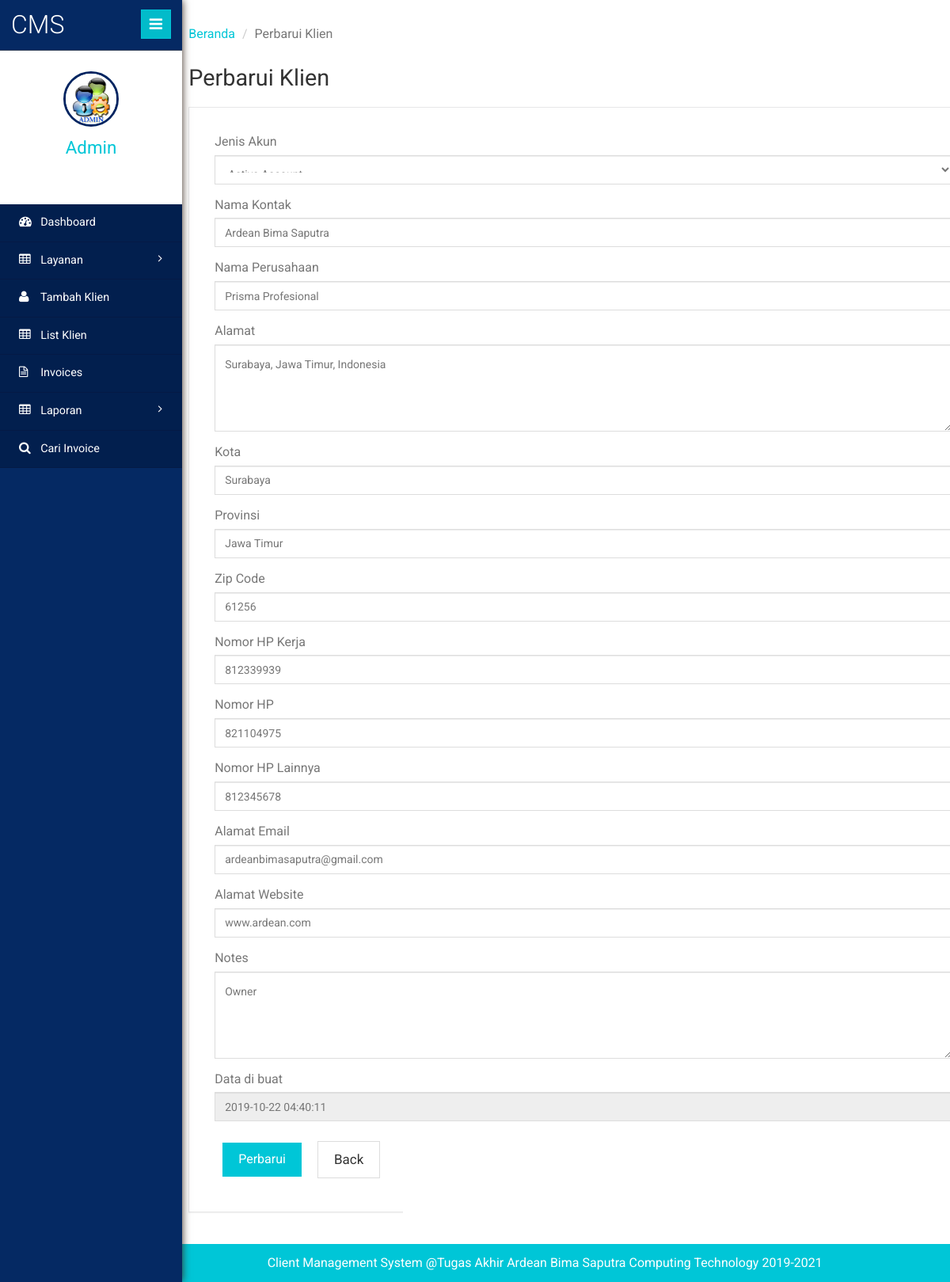
/admin/edit-client-details.php?editid=1 (signed in), run on the app's committed database.
### tables this page shows
CREATE TABLE `tblclient` (
  `ID` int(10) NOT NULL,
  `AccountID` int(10) DEFAULT NULL,
  `AccountType` varchar(50) DEFAULT NULL,
  `ContactName` varchar(120) DEFAULT NULL,
  `CompanyName` varchar(120) DEFAULT NULL,
  `Address` varchar(200) DEFAULT NULL,
  `City` varchar(120) DEFAULT NULL,
  `State` varchar(120) DEFAULT NULL,
  `ZipCode` int(10) DEFAULT NULL,
  `Workphnumber` bigint(12) DEFAULT NULL,
  `Cellphnumber` bigint(12) DEFAULT NULL,
  `Otherphnumber` bigint(12) DEFAULT NULL,
  `Email` varchar(200) DEFAULT NULL,
  `WebsiteAddress` varchar(200) DEFAULT NULL,
  `Notes` mediumtext DEFAULT NULL,
  `Password` varchar(200) NOT NULL,
  `CreationDate` timestamp NULL DEFAULT current_timestamp()
);

### admin/edit-client-details.php (the view, shortened to what this page needs)
<?php
include('includes/dbconnection.php');
if (strlen($_SESSION['clientmsaid']==0)) {
  header('location:logout.php');
  } else{
  ?>
<!DOCTYPE HTML>
<html>
<head>
	<link href="css/bootstrap.min.css" rel='stylesheet' type='text/css' />
	<link href="css/style.css" rel='stylesheet' type='text/css' />
	<link href="css/font-awesome.css" rel="stylesheet">
	<link rel="stylesheet" href="css/icon-font.min.css" type='text/css' />
</head>
<body>
<div class="page-container">
<div class="left-content">
<div class="inner-content">
<div class="outter-wp">
<div class="sub-heard-part">
<ol class="breadcrumb m-b-0">
<li><a href="dashboard.php">Beranda</a></li>
<li class="active">Perbarui Klien</li>
</ol>
</div>
<div class="forms-main">
<h2 class="inner-tittle">Perbarui Klien </h2>
<div class="graph-form">
<div class="form-body">
<form method="post">
	<?php
$eid=$_GET['editid'];
$sql="SELECT * from tblclient where ID=:eid";
$query = $dbh -> prepare($sql);
$query->bindParam(':eid',$eid,PDO::PARAM_STR);
$query->execute();
$results=$query->fetchAll(PDO::FETCH_OBJ);
$cnt=1;
if($query->rowCount() > 0)
{
foreach($results as $row)
{               ?>
	<div class="form-group"> <label for="exampleInputEmail1">Jenis Akun</label> <select type="text" name="accounttype" class="form-control" required='true'>
		<option value="<?php echo htmlentities($row->AccountType);?>"><?php echo htmlentities($row->AccountType);?></option>
	</select> </div>
	<div class="form-group"> <label for="exampleInputEmail1">Nama Kontak</label> <input type="text" name="cname" value="<?php  echo $row->ContactName;?>" class="form-control" required='true'> </div>
	<div class="form-group"> <label for="exampleInputEmail1">Nama Perusahaan</label> <input type="text" name="comname" value="<?php  echo $row->CompanyName;?>" class="form-control" required='true'> </div>
	<div class="form-group"> <label for="exampleInputEmail1">Alamat</label> <textarea type="text" name="address"  class="form-control" required='true' rows="4" cols="3"><?php  echo $row->Address;?></textarea> </div>
	<div class="form-group"> <label for="exampleInputEmail1">Kota</label> <input type="text" name="city" value="<?php  echo $row->City;?>" class="form-control" required='true'> </div>
	<div class="form-group"> <label for="exampleInputEmail1">Provinsi</label> <input type="text" name="state" value="<?php  echo $row->State;?>" class="form-control" required='true'> </div>
	<div class="form-group"> <label for="exampleInputEmail1">Zip Code</label> <input type="text" name="zcode" value="<?php  echo $row->ZipCode;?>" class="form-control" required='true'> </div>
	<div class="form-group"> <label for="exampleInputEmail1">Nomor HP Kerja</label><input type="text" name="wphnumber" value="<?php  echo $row->Workphnumber;?>" class="form-control" maxlength='10' required='true' pattern="[0-9]+"> </div>
	<div class="form-group"> <label for="exampleInputEmail1">Nomor HP</label><input type="text" name="cellphnumber" value="<?php  echo $row->Cellphnumber;?>" class="form-control" maxlength='10' pattern="[0-9]+"> </div>
	<div class="form-group"> <label for="exampleInputEmail1">Nomor HP Lainnya</label><input type="text" name="ophnumber" value="<?php  echo $row->Otherphnumber;?>" class="form-control" maxlength='10' pattern="[0-9]+"> </div>
	<div class="form-group"> <label for="exampleInputEmail1">Alamat Email</label> <input type="email" name="email" value="<?php  echo $row->Email;?>" class="form-control" required='true'> </div>
	<div class="form-group"> <label for="exampleInputPassword1">Alamat Website</label> <input type="text" name="websiteadd" value="<?php  echo $row->WebsiteAddress;?>" required='true' class="form-control"> </div>
	<div class="form-group"> <label for="exampleInputEmail1">Notes</label> <textarea type="text" name="notes" class="form-control" required='true' rows="4" cols="3"><?php  echo $row->Notes;?></textarea> </div>
	<div class="form-group"> <label for="exampleInputPassword1">Data di buat</label> <input type="text" name="" value="<?php  echo $row->CreationDate;?>" required='true' class="form-control" readonly='true'> </div>
	<?php $cnt=$cnt+1;}} ?>
	 <button type="submit" class="btn btn-default" name="submit" id="submit">Perbarui</button><input type="button" class="btn btn-default" value="Back" onClick="history.back();return true;"> </form>
</div>
</div>
</div>
</div>
<?php include_once('includes/footer.php');?>
</div>
</div>
<?php include_once('includes/sidebar.php');?>
</div>
</body>
</html>
<?php }  ?>

### admin/includes/sidebar.php (shortened to what this page needs)
 <div class="sidebar-menu">
    <header class="logo">
        <a href="#" class="sidebar-icon"> <span class="fa fa-bars"></span> </a> <a href="dashboard.php"> <span id="logo"> <h1>CMS</h1></span>
        </a>
    </header>
    <div class="down">
        <?php
$aid=$_SESSION['clientmsaid'];
$sql="SELECT AdminName from  tbladmin where ID=:aid";
$query = $dbh -> prepare($sql);
$query->bindParam(':aid',$aid,PDO::PARAM_STR);
$query->execute();
$results=$query->fetchAll(PDO::FETCH_OBJ);
$cnt=1;
if($query->rowCount() > 0)
{
foreach($results as $row)
{               ?>
        <a href="dashboard.php"><img src="images/images.jpg" height="70" width="70"></a>
        <a href="dashboard.php"><span class=" name-caret"><?php  echo $row->AdminName;?></span></a>
        <?php $cnt=$cnt+1;}} ?>
        <ul>
            <li><a class="tooltips" href="admin-profile.php"><span>Profil</span><i class="lnr lnr-user"></i></a></li>
            <li><a class="tooltips" href="change-password.php"><span>Pengaturan</span><i class="lnr lnr-cog"></i></a></li>
            <li><a class="tooltips" href="logout.php"><span>Keluar</span><i class="lnr lnr-power-switch"></i></a></li>
        </ul>
    </div>
    <div class="menu">
        <ul id="menu" >
            <li><a href="dashboard.php"><i class="fa fa-tachometer"></i> <span>Dashboard</span></a></li>
            <li id="menu-academico" ><a href="#"><i class="fa fa-table"></i> <span> Layanan</span> <span class="fa fa-angle-right" style="float: right"></span></a>
            </li>
            <li><a href="add-client.php"><i class="fa fa-user"></i> <span>Tambah Klien</span></a></li>
            <li><a href="manage-client.php"><i class="fa fa-table"></i> <span>List Klien</span></a></li>
            <li><a href="invoices.php"><i class="fa fa-file-text-o"></i> <span>Invoices</span></a></li>
            <li id="menu-academico" ><a href="#"><i class="fa fa-table"></i> <span> Laporan</span> <span class="fa fa-angle-right" style="float: right"></span></a>
            </li>
            <li><a href="search-invoices.php"><i class="fa fa-search"></i> <span>Cari Invoice</span></a></li>
        </ul>
    </div>
</div>

### data on the page
tblclient: accounttype "Active Account", cname "Ardean Bima Saputra", comname "Prisma Profesional", address "Surabaya, Jawa Timur, Indonesia", city "Surabaya", state "Jawa Timur", zcode "61256", wphnumber "812339939", cellphnumber "821104975", ophnumber "812345678", email "ardeanbimasaputra@gmail.com", websiteadd "www.ardean.com", notes "Owner", CreationDate "2019-10-22 04:40:11"

### other printed values
$row->AdminName "Admin"
